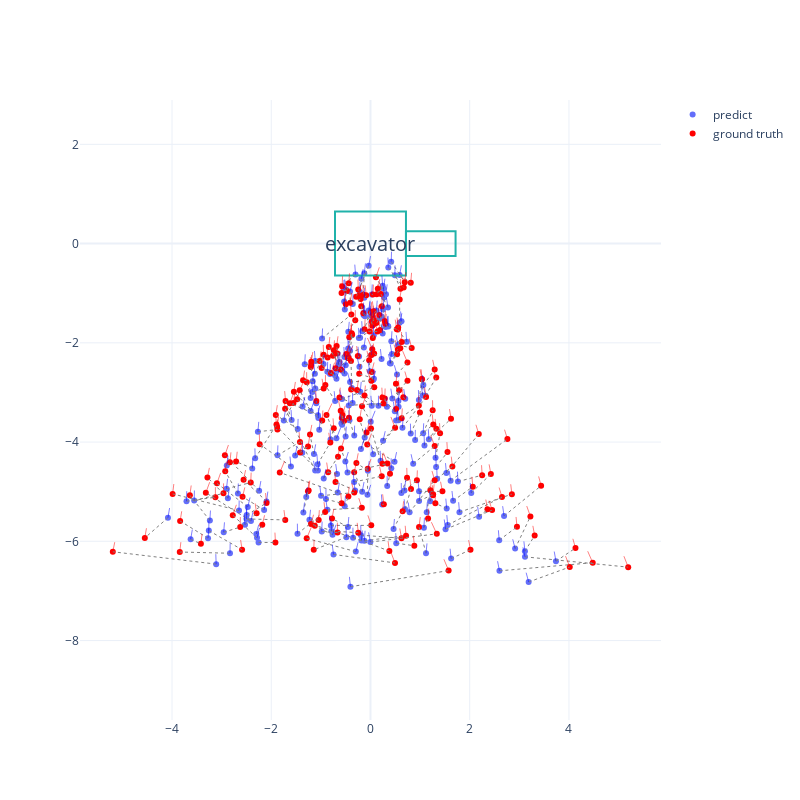

Write notebook code for a chart like this one.
### Code cell
fig = pose_utils.compare_optical_poses(
    d_true, theta_true, yaw_true, 
    d_list, theta_list, yaw_list, 
    yaw_viz_offset=np.pi/2.,
#     footprint='small_scout_1'
#     footprint='processing_plant'
    footprint='small_excavator_1'
)
fig
